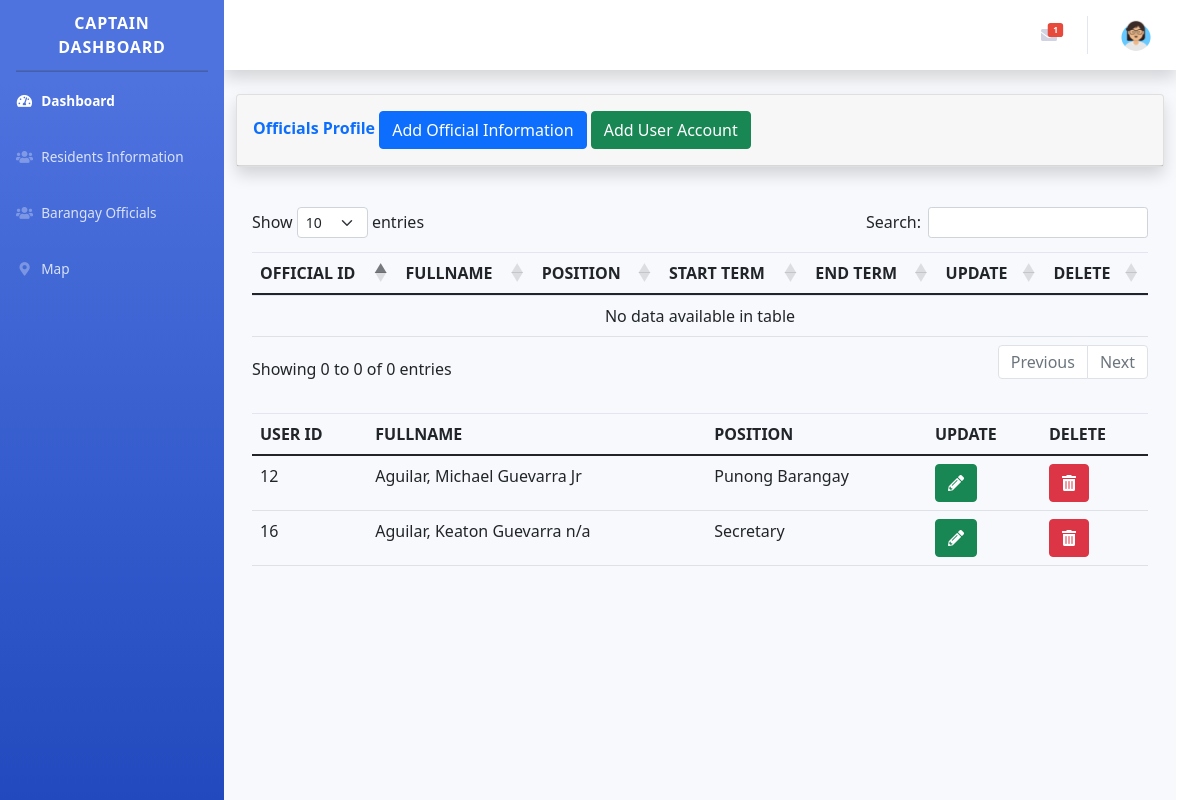
Screenshot of /aofficial.php with the database file from the repository.
### tables this page shows
CREATE TABLE `tbluser` (
  `user_id` int(11) NOT NULL,
  `lname` varchar(55) NOT NULL,
  `fname` varchar(55) NOT NULL,
  `mname` varchar(55) NOT NULL,
  `suffix` varchar(55) NOT NULL,
  `birthdate` date NOT NULL,
  `age` int(11) NOT NULL,
  `position` varchar(255) NOT NULL,
  `mobile_number` varchar(50) NOT NULL,
  `user_name` varchar(55) NOT NULL,
  `user_password` varchar(255) NOT NULL,
  `Status` tinyint(4) NOT NULL,
  `VerificationCode` varchar(255) NOT NULL,
  `Verify` tinyint(4) NOT NULL,
  `Request` tinyint(4) NOT NULL,
  `profile` varbinary(1052) NOT NULL
);

### aofficial.php (the view, shortened to what this page needs)
	<?php
	include('includes/header.php');
	include('includes/capt_navbar.php');
	?>
	<link rel="stylesheet" href="https://cdn.datatables.net/1.11.4/css/dataTables.bootstrap5.min.css" />
	<div id="content-wrapper" class="d-flex flex-column">
		<div id="content">
			<nav class="navbar navbar-expand navbar-light bg-white topbar mb-4 static-top shadow">
				<ul class="navbar-nav ml-auto">
				<?php
			    include("condb.php");
			    $sql = "SELECT * FROM tbl_msg WHERE msg_status=0";
			    $result= mysqli_query($cn,$sql);
			    $row= mysqli_num_rows($result);
			    ?>
				<li class="nav-item dropdown no-arrow mx-1">
					<a class="nav-link dropdown-toggle" href="#" id="alertsDropdown" role="button" data-toggle="dropdown" aria-haspopup="true" aria-expanded="false">
						<span class="badge badge-danger badge-counter"> <?php echo $row; ?></span>
					</a>
			</li>
			<li class="nav-item dropdown no-arrow">
				<a class="nav-link dropdown-toggle" href="#" id="userDropdown" role="button"
				data-toggle="dropdown" aria-haspopup="true" aria-expanded="false">
				<img src="img/admin.png" class="img-profile rounded-circle">
			</a>
	</li>
</ul>
</nav>
<div class="container-fluid">
	<div class="card shadow mb-4">
		<div class="card-header py-3">
			<h6 class="m-0 font-weight-bold text-primary">Officials Profile
				<button type="button" class="btn btn-primary" data-bs-toggle="modal" data-bs-target="#exampleModal">
					Add Official Information
				</button>
				<button type="button" class="btn btn-success" data-bs-toggle="modal" data-bs-target="#userModaL">
					Add User Account
				</button>
			</h6>
		</div>
	</div>
	<div class="card-body">
		<div class="table-responsive">
			<table class="table table-hover" id="dataTable" width="100%" cellspacing="0">
				<thead>
					<tr>
						<th>OFFICIAL ID</th>
						<th>FULLNAME</th>
						<th>POSITION</th>
						<th>START TERM</th>
						<th>END TERM</th>
						<th>UPDATE</th>
						<th>DELETE</th>
					</tr>
				</thead>
			</table>
		</div>
	</div>
	<div class="card-body">
		<div class="table-responsive">
			<table class="table table-hover" id="dataTable" width="100%" cellspacing="0">
				<thead>
					<tr>
						<th>USER ID</th>
						<th>FULLNAME</th>
						<th>POSITION</th>
						<th>UPDATE</th>
						<th>DELETE</th>
					</tr>
				</thead>
				<?php
						$sql = "SELECT * FROM tbluser WHERE Status = '1' AND position = 'Punong Barangay' || position = 'Secretary'";
						$res = mysqli_query($cn, $sql);
						while ($results = mysqli_fetch_array($res)) { ?>
					<tr>
						<td><?php echo $results ['user_id']?></td>
						<td><?php echo $results ['lname'], ", ", $results ['fname'], " ", $results ['mname'], " ", $results ['suffix'] ?></td>
						<td><?php echo $results ['position'] ?></td>
						<td>
							<form action="updateUser.php" method="post">
								<button type="submit" class="btn btn-success" name="edit"><i class="fas fa-pencil-alt"></i></button>
							</form>
						</td>
						<td>
							<form action="/BarangayInfoSystem/Admin/deleteOfficial.php" method="post">
								<button type="submit" class="btn btn-danger" name="delete"><i class="fas fa-trash-alt"></i></button>
							</form>
						</td>
					</tr>
				<?php } ?>
			</table>
		</div>
	</div>
</div>
</div>
</div>
<?php
include ('includes/footer.php');
?>

### rows the page displays
tbluser: user_id "12", lname "Aguilar", fname "Michael", mname "Guevarra", suffix "Jr", position "Punong Barangay"
tbluser: user_id "16", lname "Aguilar", fname "Keaton", mname "Guevarra", suffix "n/a", position "Secretary"

### other values shown
$row "1"
